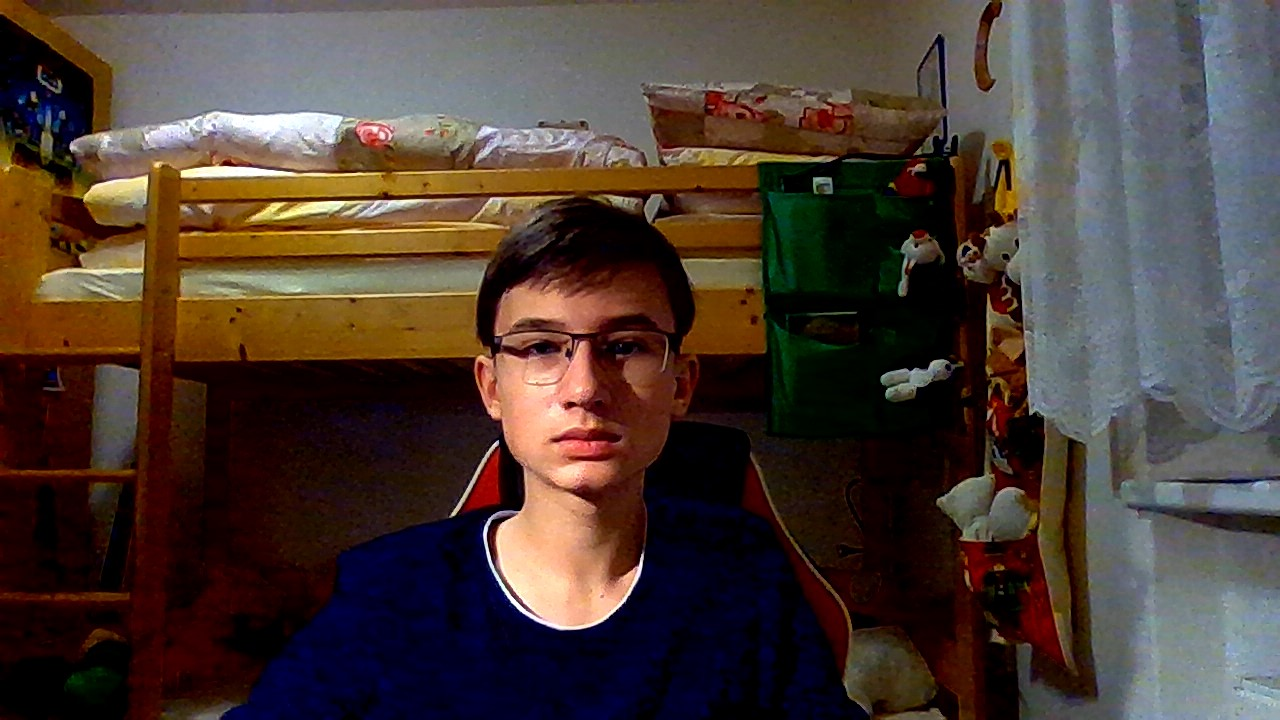
#> input picture Programy/Python mini projects/OpenCv/1st tests/WIN_20210219_17_45_25_Pro.jpg, 1280 x 720 px, given in place of the camera
$ python OpenCV.py
#> lines starting #> are read from the running program, lines starting #| are printed output that depends on the picture; after the words box and inside, x2 and y2 are one past the last pixel; in counts of white or black regions, pixels touching at a corner belong together
import cv2
import numpy as np

cap = cv2.VideoCapture(0)
cap.set(3, 1280)    #resolution 1 (HD)
cap.set(4, 720)     #resolution 2 (HD)
cap.set(10, 100)    # Brightness
kernel = np.ones((5, 5), np.uint8)

while True:
    success, img = cap.read()
#> img is the input picture: shape (720, 1280, 3); mean B, G, R 53.1, 60.2, 75.1

    imgGray = cv2.cvtColor(img, cv2.COLOR_BGR2GRAY) # Gray filter
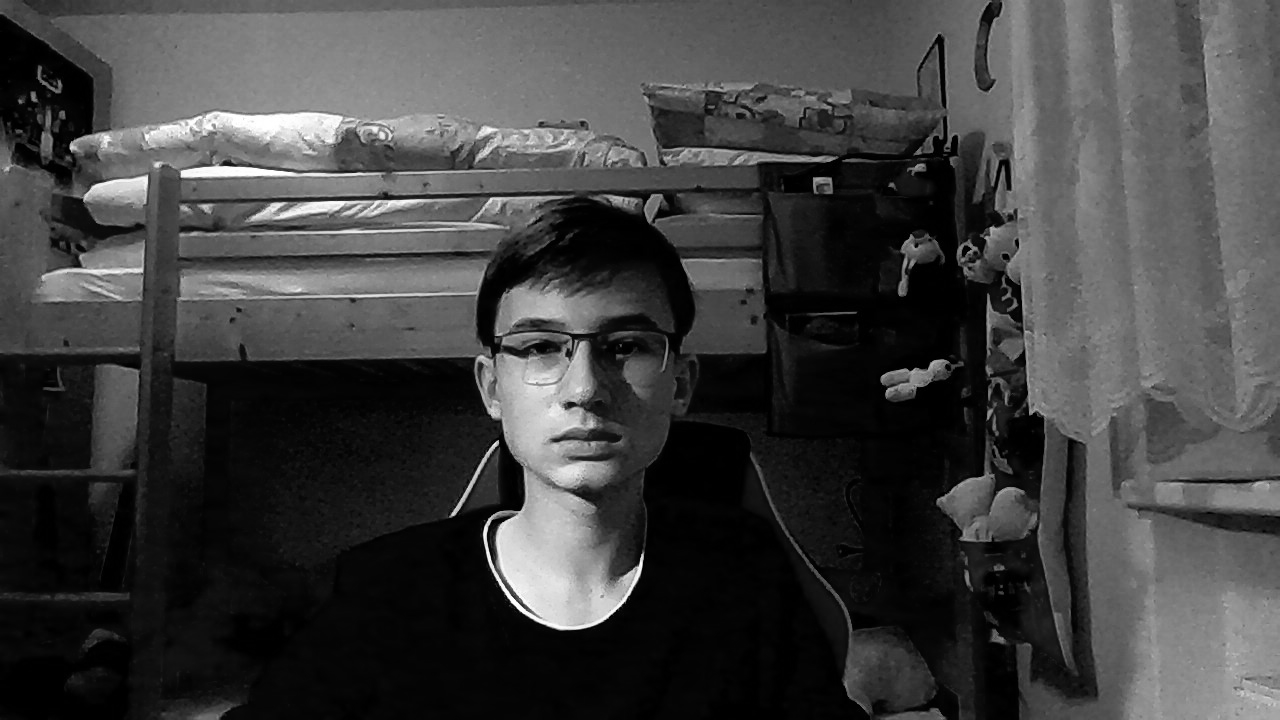
#> imgGray: shape (720, 1280); min 0, max 255, mean 63.8
    imgCanny = cv2.Canny(img, 110, 110)             # Canny filter
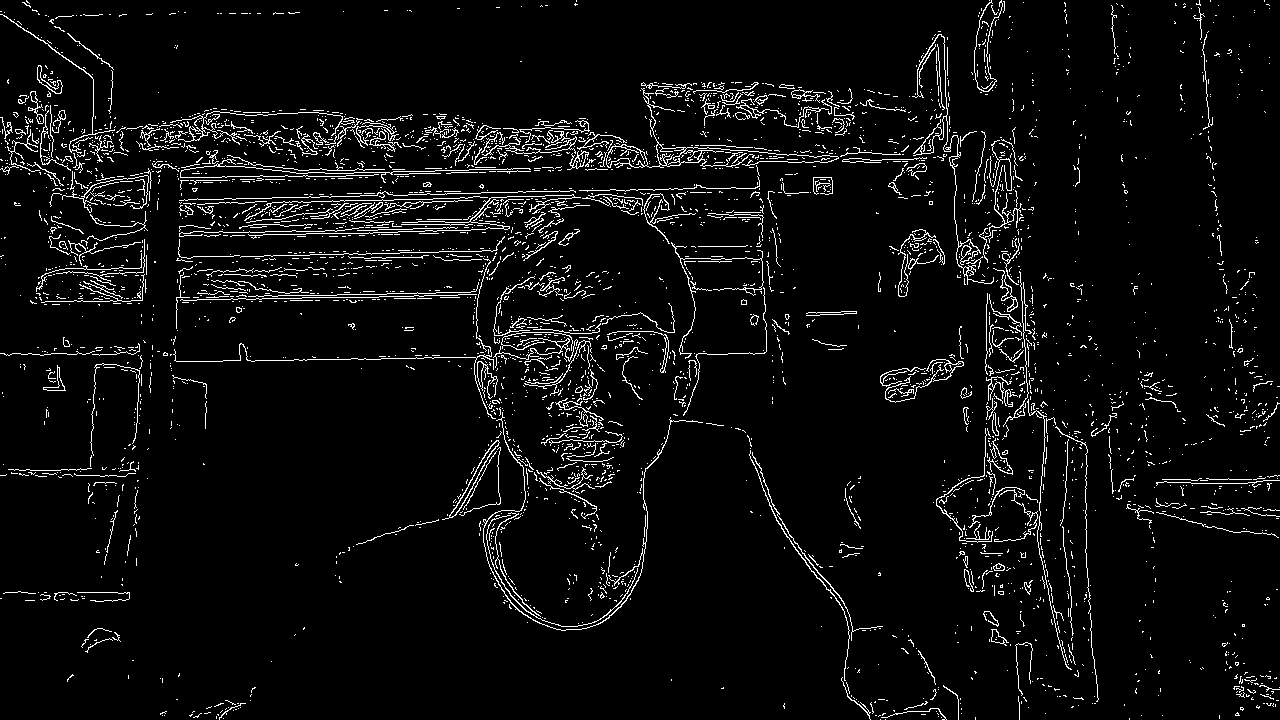
#> imgCanny: shape (720, 1280); 5% white in thin lines or dots
    imgDialation = cv2.dilate(imgCanny, kernel, iterations = 1)
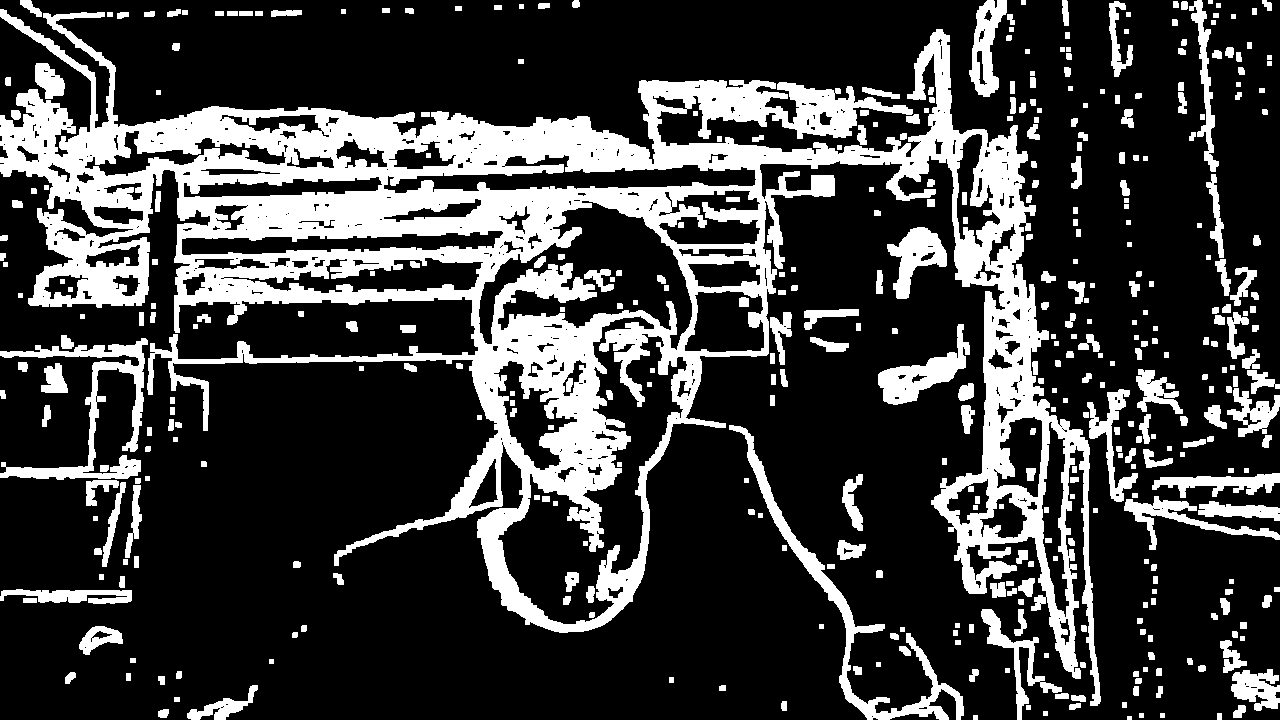
#> imgDialation: shape (720, 1280); 24.5% white; 417 white regions, largest, box (x1, y1, x2, y2) and area: (0, 9, 1101, 706) 164454, (729, 425, 964, 720) 5254, (0, 338, 148, 480) 4763
    imgEroded = cv2.erode(imgDialation, kernel, iterations = 1 )
#> imgEroded: shape (720, 1280); 11.9% white; 683 white regions (586 under 20 px), largest, box (x1, y1, x2, y2) and area: (0, 11, 1099, 702) 89017, (0, 343, 143, 478) 1682, (880, 326, 968, 403) 1603

    imgResize = cv2.resize(img, (1920, 500))
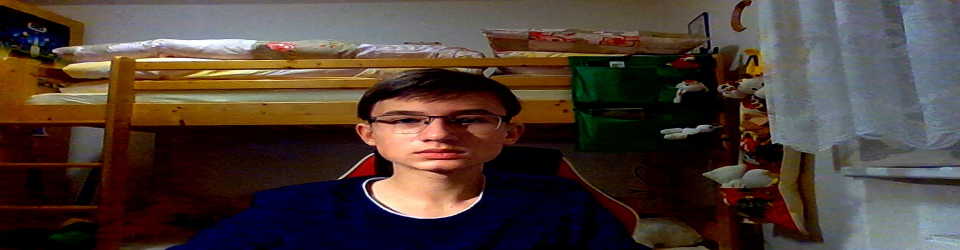
#> imgResize: shape (500, 1920, 3) (shown at 1/2 size); mean B, G, R 53, 60.1, 75
    imgCroped = img[0:200,200:500]
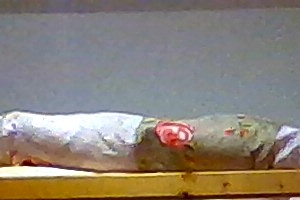
#> imgCroped: shape (200, 300, 3); mean B, G, R 119, 129.4, 139.1

    imgZero = np.zeros((512,512,3), np.uint8)
    imgZero[:] = 255, 0 , 0
    imgLine = cv2.line(img, (0, 0), (300 ,300), (0, 255, 0), 3)
    imgRectangle = cv2.rectangle(img, (0, 0), (250,350), (0, 255, 255), 3)
    imgCircle = cv2.circle(img, (400, 50), 30, (0, 255, 255), 5)
    imgText = cv2.putText(img," OPENCV ", (300,200), cv2.FONT_HERSHEY_COMPLEX,4,(50,250,0),1)
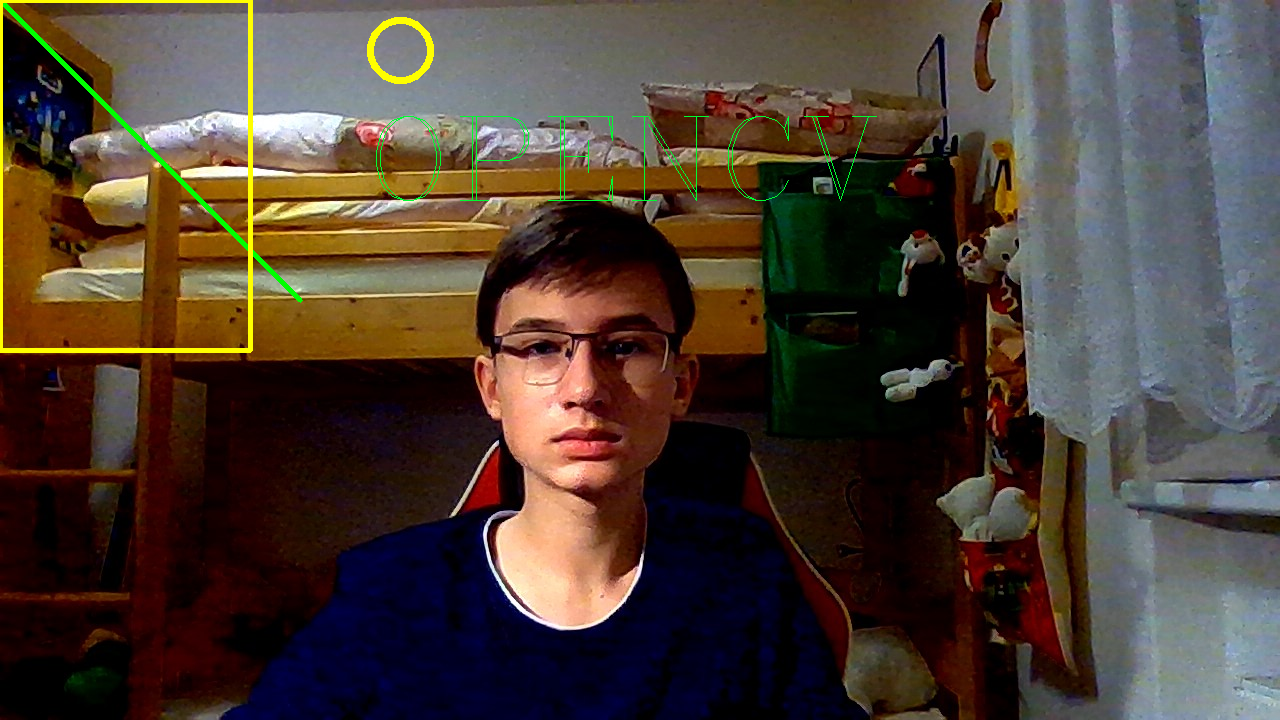
#> imgText: shape (720, 1280, 3); mean B, G, R 52.6, 62.1, 75.5

    cv2.imshow("Video", imgLine )    # Display video

    if cv2.waitKey(1) & 0xFF == ord("q"):
#> (key q is pressed here)
        break
